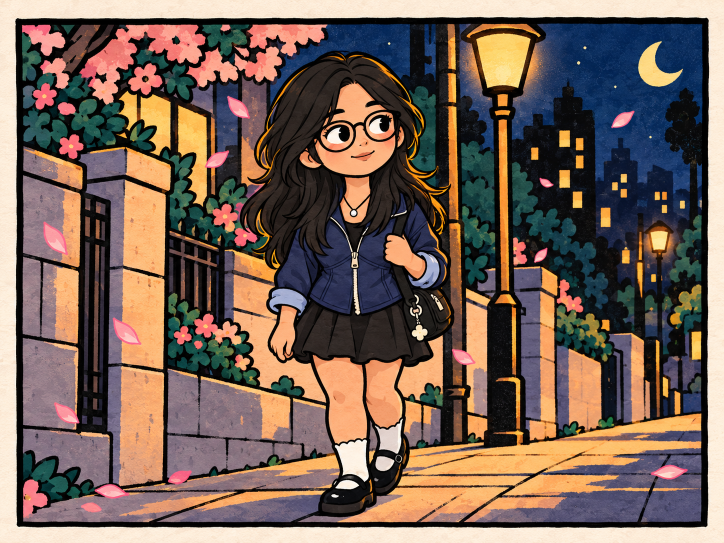
#> input picture assets_v6/c4b1p2-night-walk-front.png, 1448 x 1086 px, given in place of c4b8p1-background.png, which was not available (shown at 1/2 size)
$ python build_b8_assets.py
#> lines starting #> are read from the running program, lines starting #| are printed output that depends on the picture; pictures that were not available may be replaced by others from this repository, and a replacement may not be noted
import os
from PIL import Image
import numpy as np

# Paths
bg_path = 'assets_v4/c4b8p1-background.png'
user_img_path = 'C:/Users/wawes/.gemini/antigravity-ide/brain/6ca816d8-71e2-4b75-9187-efc917e2f57e/.user_uploaded/media_1793171632924.png'

bg = Image.open(bg_path).convert('RGBA')
bg_w, bg_h = bg.size
#> bg_w = 1448; bg_h = 1086
assert (bg_w, bg_h) == (1448, 1086), f"Unexpected bg size: {bg.size}"

user_im = Image.open(user_img_path).convert('RGBA')
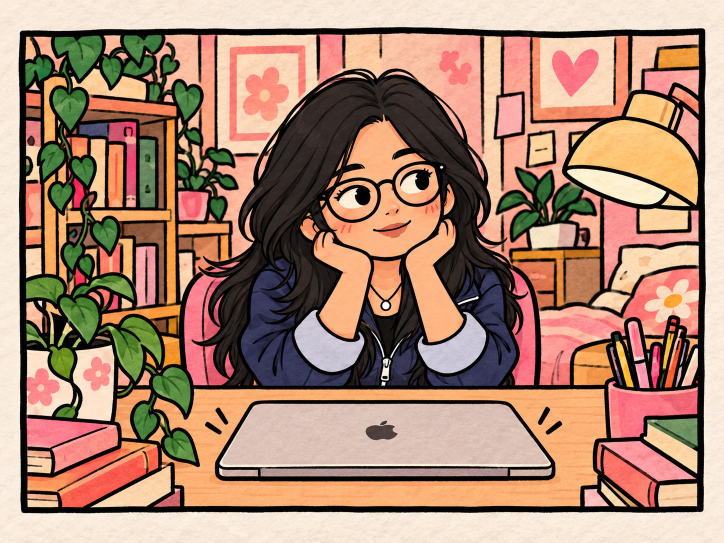
#> input picture assets_v6/c4b3p1-settle-at-desk.png, 1448 x 1086 px, given in place of media_1793171632924.png, which was not available (shown at 1/2 size)

# Tight crop of user character
u_arr = np.array(user_im)
u_alpha = u_arr[:, :, 3]
#> u_alpha: shape (1086, 1448); every value is 255
y_idx, x_idx = np.where(u_alpha > 5)
tifa = user_im.crop((x_idx.min(), y_idx.min(), x_idx.max() + 1, y_idx.max() + 1))
tw, th = tifa.size
#> tw = 1448; th = 1086
print(f"Tight character size: {tw} x {th}")
#| Tight character size: 1448 x 1086

# Optimal placement: height 740, cx = 470, top_y = 105
target_h = 740
scale = target_h / th
#> scale = 0.681
sw = int(tw * scale)
#> sw = 986
scaled_tifa = tifa.resize((sw, target_h), Image.Resampling.LANCZOS)
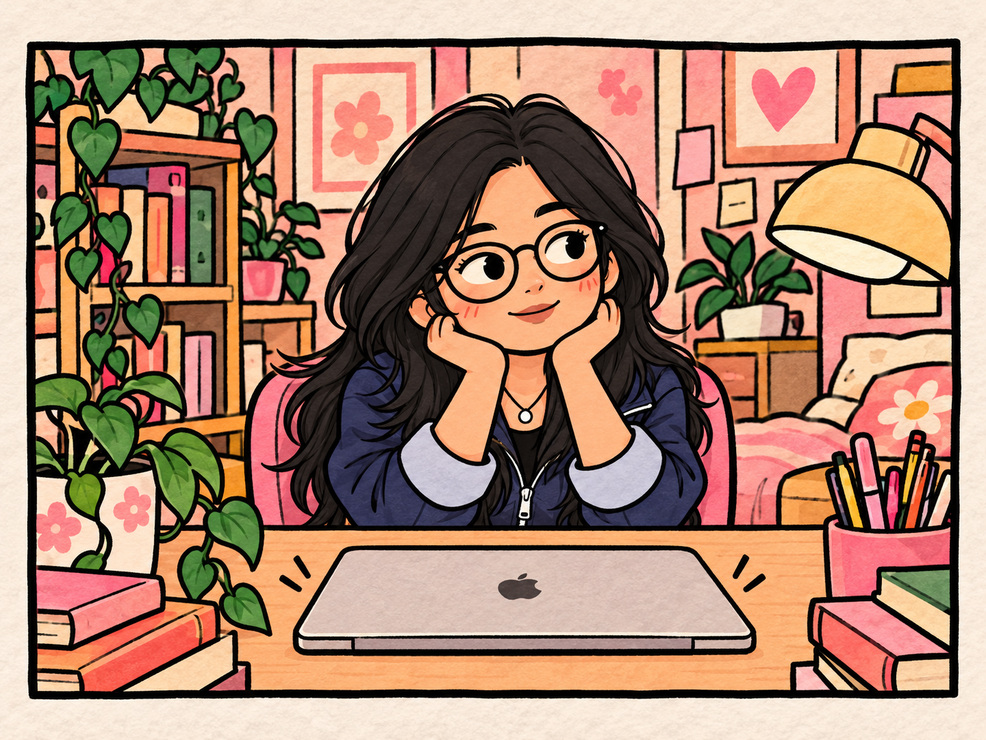
#> scaled_tifa: PIL image 986x740 RGBA; mean R, G, B, A 169.4, 133.7, 112.8, 255
print(f"Scaled character size: {sw} x {target_h}")
#| Scaled character size: 986 x 740

pos_x = 470 - sw // 2
#> pos_x = -23
pos_y = 105
print(f"Placement coordinates on 1448x1086: ({pos_x}, {pos_y})")
#| Placement coordinates on 1448x1086: (-23, 105)

# 1. Create transparent foreground canvas (1448 x 1086 RGBA)
fg_canvas = Image.new('RGBA', (bg_w, bg_h), (0, 0, 0, 0))
#> fg_canvas: PIL image 1448x1086 RGBA; every value is 0
fg_canvas.paste(scaled_tifa, (pos_x, pos_y), scaled_tifa)
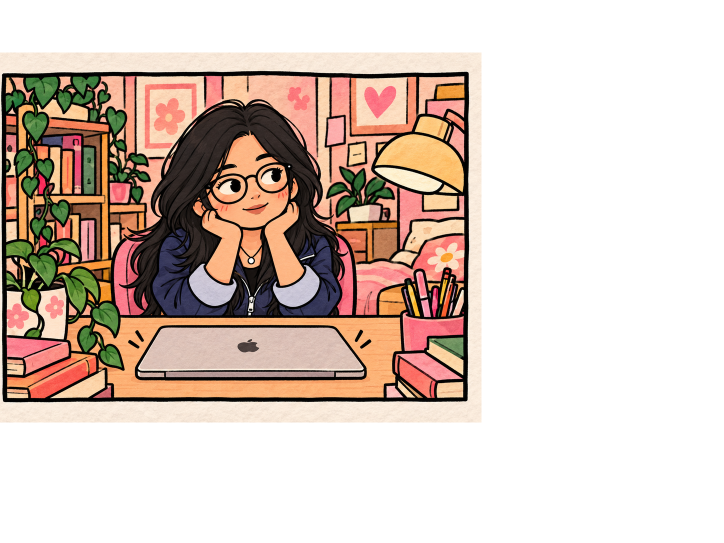
#> fg_canvas: PIL image 1448x1086 RGBA (shown at 1/2 size); mean R, G, B, A 75.9, 59.5, 50, 115.6; transparent parts drawn white

# 2. Create composite keepsake canvas (1448 x 1086 RGB)
ks_canvas = bg.copy()
ks_canvas.paste(scaled_tifa, (pos_x, pos_y), scaled_tifa)
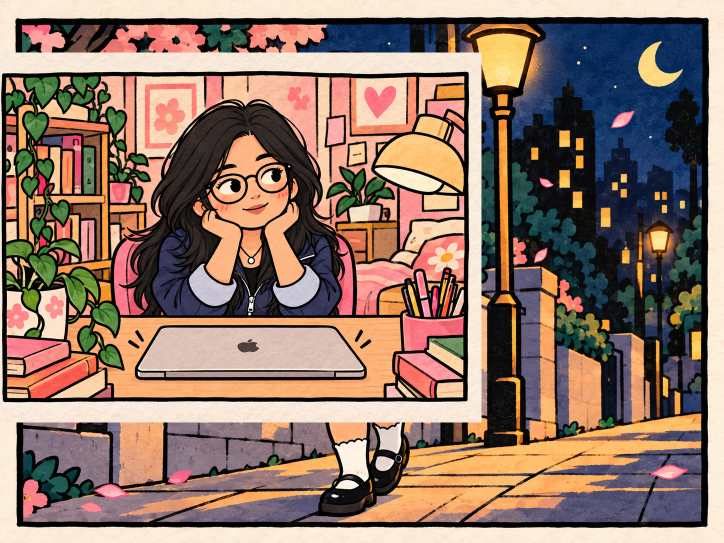
#> ks_canvas: PIL image 1448x1086 RGBA (shown at 1/2 size); mean R, G, B, A 143, 117.7, 103.6, 255
ks_rgb = ks_canvas.convert('RGB')

# Save to assets_v4/
fg_dest_v4 = 'assets_v4/c4b8p1-foreground.png'
ks_dest_v4 = 'assets_v4/c4b8p1-keepsake.png'

fg_canvas.save(fg_dest_v4, 'PNG', optimize=True)
ks_rgb.save(ks_dest_v4, 'PNG', optimize=True)
print(f"Saved {fg_dest_v4} and {ks_dest_v4}")

# Sync to textures/chapters/4/
fg_dest_tex = 'textures/chapters/4/c4b8p1-foreground.png'
ks_dest_tex = 'textures/chapters/4/c4b8p1-keepsake.png'

if os.path.exists(os.path.dirname(fg_dest_tex)):
    fg_canvas.save(fg_dest_tex, 'PNG', optimize=True)
    ks_rgb.save(ks_dest_tex, 'PNG', optimize=True)
    print(f"Synced to {fg_dest_tex} and {ks_dest_tex}")

print("Production assets generation complete!")
